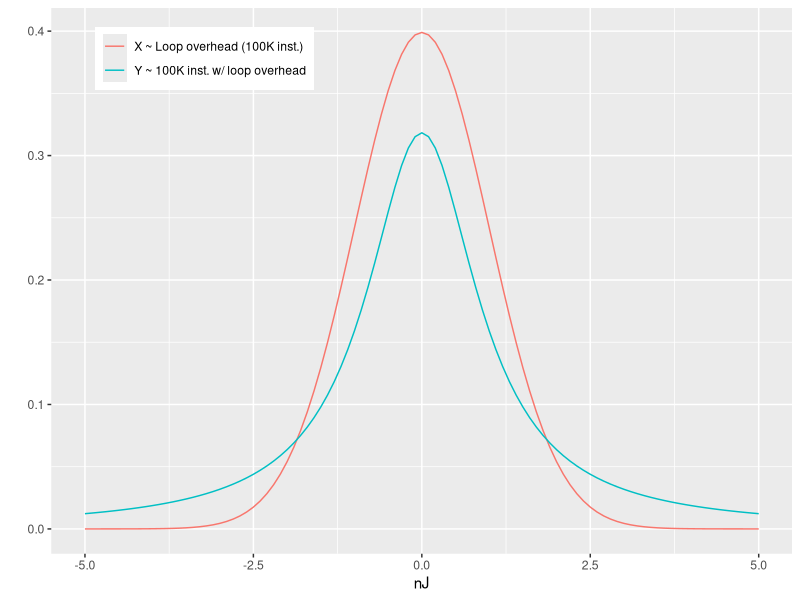
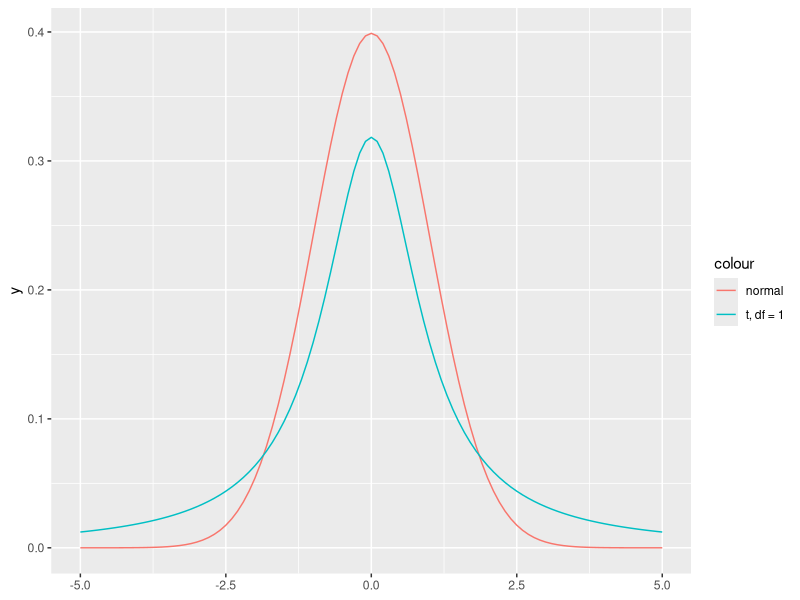
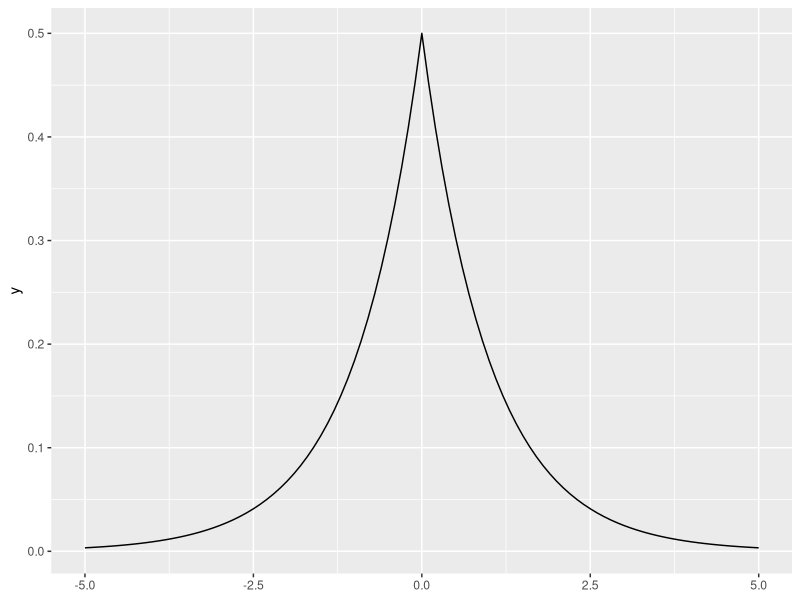
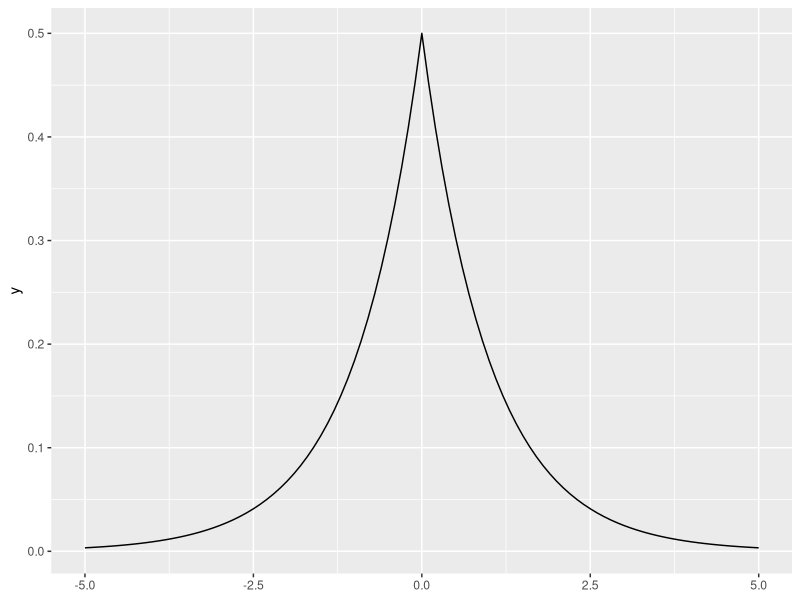
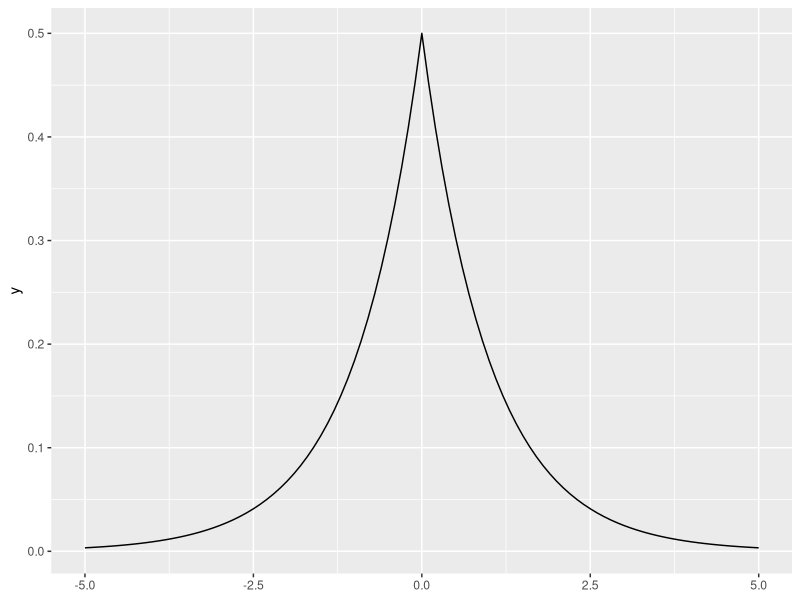

Recreate these plots in R, in order.
# Title     : TODO
# Objective : TODO
# Created by: ferhat
# Created on: 13.04.2021
library(ggplot2)

data <- data.frame(value=rnorm(100))
base <- ggplot(data, aes(x = value)) +
 xlim(-5, 5) + xlab("nJ") + ylab("") +
  theme(legend.position = c(0, 1), legend.justification = c(-0.2, 1.3)) 
base + theme(legend.title = element_blank()) +
  geom_function(aes(colour = "X ~ Loop overhead (100K inst.)"), fun = dnorm) +
  geom_function(aes(colour = "Y ~ 100K inst. w/ loop overhead"), fun = dt, args = list(df = 1))




# geom_function() is useful for overlaying functions
set.seed(1492)
# ggplot(data.frame(x = rnorm(100)), aes(x)) +
#   geom_density() +
#   geom_function(fun = dnorm, colour = "red")

# To plot functions without data, specify range of x-axis
base <- ggplot() + xlim(-5, 5)
# base + geom_function(fun = dnorm)
# base + geom_function(fun = dnorm, args = list(mean = 2, sd = .5))
# The underlying mechanics evaluate the function at discrete points
# and connect the points with lines
# base + stat_function(fun = dnorm, geom = "point")
# base + stat_function(fun = dnorm, geom = "point", n = 20)
# base + geom_function(fun = dnorm, n = 20)
# Two functions on the same plot
base +
  geom_function(aes(colour = "normal"), fun = dnorm) +
  geom_function(aes(colour = "t, df = 1"), fun = dt, args = list(df = 1))
# Using a custom anonymous function
base + geom_function(fun = function(x) 0.5 * exp(-abs(x)))
base + geom_function(fun = ~0.5 * exp(-abs(.x)))
# Using a custom named function
f <- function(x)0.5 * exp(-abs(x))
base + geom_function(fun = f)